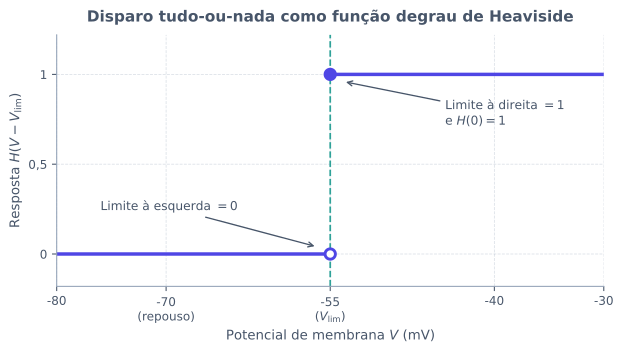

This figure's Python source:
from pathlib import Path

import matplotlib.pyplot as plt
import numpy as np

plt.rcParams["svg.fonttype"] = "none"


def main() -> None:
    v_lim = -55.0
    v_esq = np.linspace(-80.0, v_lim, 100)
    v_dir = np.linspace(v_lim, -30.0, 100)

    cor_texto = "#475569"
    cor_grade = "#94A3B8"
    cor_curva = "#4F46E5"
    cor_limiar = "#0D9488"

    fig, ax = plt.subplots(figsize=(6.6, 3.8))
    fig.patch.set_alpha(0.0)
    ax.patch.set_alpha(0.0)

    # Ramos da função degrau H(V - V_lim) com H(0) = 1
    ax.plot(v_esq, np.zeros_like(v_esq), color=cor_curva, linewidth=2.6)
    ax.plot(v_dir, np.ones_like(v_dir), color=cor_curva, linewidth=2.6)

    # Linha vertical no limiar
    ax.axvline(v_lim, color=cor_limiar, linestyle="--", linewidth=1.3, alpha=0.85)

    # Bolinha vazia em (-55, 0) e bolinha cheia em (-55, 1)
    ax.scatter([v_lim], [0.0], s=60, facecolor="white", edgecolor=cor_curva, linewidth=2.2, zorder=4)
    ax.scatter([v_lim], [1.0], s=60, facecolor=cor_curva, edgecolor=cor_curva, linewidth=2.2, zorder=4)

    ax.annotate(
        "Limite à esquerda $= 0$",
        xy=(-56.2, 0.04),
        xytext=(-76.0, 0.24),
        fontsize=9.2,
        color=cor_texto,
        arrowprops=dict(arrowstyle="->", color=cor_texto, lw=1.0),
    )
    ax.annotate(
        "Limite à direita $= 1$\ne $H(0) = 1$",
        xy=(-53.8, 0.96),
        xytext=(-44.5, 0.72),
        fontsize=9.2,
        color=cor_texto,
        arrowprops=dict(arrowstyle="->", color=cor_texto, lw=1.0),
    )

    ax.set_xlim(-80.0, -30.0)
    ax.set_ylim(-0.18, 1.22)
    ax.set_xticks([-80, -70, -55, -40, -30])
    ax.set_xticklabels(["-80", "-70\n(repouso)", "-55\n($V_{\\mathrm{lim}}$)", "-40", "-30"])
    ax.set_yticks([0.0, 0.5, 1.0])
    ax.set_yticklabels(["0", "0,5", "1"])

    ax.set_xlabel("Potencial de membrana $V$ (mV)", fontsize=10, color=cor_texto)
    ax.set_ylabel("Resposta $H(V - V_{\\mathrm{lim}})$", fontsize=10, color=cor_texto)
    ax.set_title(
        "Disparo tudo-ou-nada como função degrau de Heaviside",
        fontsize=11.5,
        fontweight="bold",
        color=cor_texto,
        pad=10,
    )

    ax.grid(True, linestyle="--", linewidth=0.6, alpha=0.35, color=cor_grade)
    ax.spines["top"].set_visible(False)
    ax.spines["right"].set_visible(False)
    ax.spines["left"].set_color(cor_grade)
    ax.spines["bottom"].set_color(cor_grade)
    ax.tick_params(colors=cor_texto, labelsize=9)

    fig.tight_layout()
    destino = Path(__file__).resolve().parent / "degrau.svg"
    fig.savefig(destino, format="svg", transparent=True, bbox_inches="tight")
    plt.close(fig)


if __name__ == "__main__":
    main()
